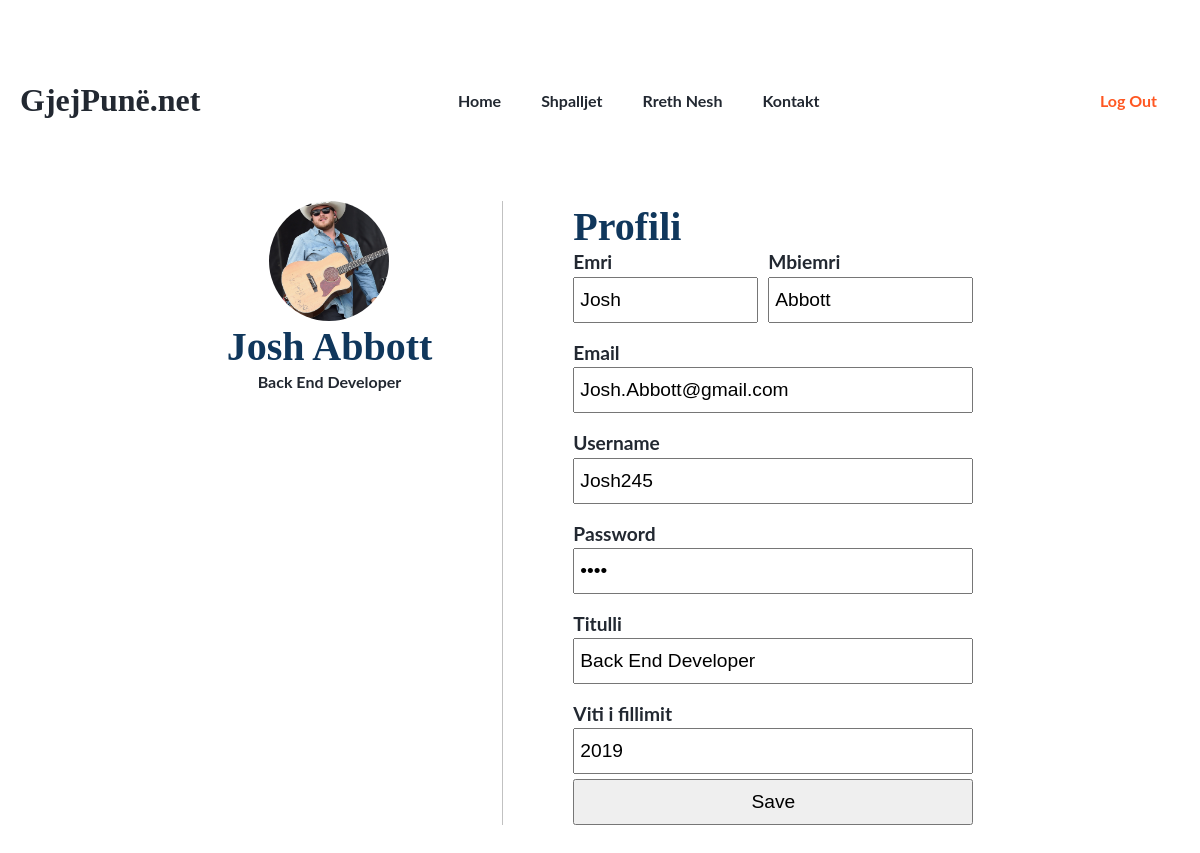
The app's page /view/userProfile.php?id=Josh140 (signed in) with its own data.
### tables this page shows
CREATE TABLE `user` (
  `id` varchar(50) NOT NULL,
  `name` varchar(50) NOT NULL,
  `surname` varchar(50) NOT NULL,
  `username` varchar(50) NOT NULL,
  `email` varchar(50) NOT NULL,
  `password` varchar(50) NOT NULL,
  `role` varchar(50) NOT NULL,
  `puna` varchar(50) NOT NULL,
  `pervoja` int(100) NOT NULL,
  `picture` varchar(255) NOT NULL
);

### repository/userRepository.php (called while the page is built, shortened)
<?php
class UserRepository {
    private $connection;
    function __construct() {
        $conn = new DatabaseConnection;
        $this->connection = $conn->startConnection();
    }
    function getAllUsers() {
        $conn = $this->connection;
        $sql = "SELECT * FROM user";
        $statement = $conn->query($sql);
        $users = $statement->fetchAll();
        return $users;
    }
    function getUserById($id) {
        $conn = $this->connection;
        $sql = "SELECT * FROM user where ID = '$id'";
        $statement = $conn->query($sql);
        $user = $statement->fetch();
        return $user;
    }
}
?>

### view/userProfile.php (the view, shortened to what this page needs)
<?php
    include_once '../repository/userRepository.php';
    $userId = $_GET['id'];
    $userRepository = new UserRepository();
    $user = $userRepository->getUserById($userId);
    $users = $userRepository->getAllUsers();
    if (!isset($_SESSION['username'])) {
        header("location: index.php");
    }
    else {
?>
<!DOCTYPE html>
<html lang="en">
<head>
    <link rel="stylesheet" href="css/reset.css">
    <link rel="stylesheet" href="css/default-styles.css">
    <link rel="stylesheet" href="css/responsive.css" />
</head>
<body>
    <header>
        <nav class="container">
          <a href="index.php"><h3>GjejPunë.net</h3></a>
          <ul class="navbar-links">
            <li><a href="index.php">Home</a></li>
            <li><a href="shpalljet.php">Shpalljet</a></li>
            <li><a href="about-us.php">Rreth Nesh</a></li>
            <li><a href="contact.php">Kontakt</a></li>
          </ul>
          <?php include "../controller/loginButtons.php";?>
        </nav>
    </header>
    <main>
        <div class="main-left">
            <div class="container">
                <?php
                    if ($user['picture'] != '') {
                        echo "<img src='img/$user[picture]'>";
                    }
                ?>
                <h2><?php echo $_SESSION['name']." ".$_SESSION['surname']?></h2>
                <h5><?php echo $user['puna']?></h5>
            </div>
        </div>
        <div class="main-center">
            <div class="container">
                <h2>Profili</h2>
                <form action="" method="post">
                    <div class="flex">
                        <div>
                            <label for="name">Emri</label>
                            <input type="text" placeholder="Name" name="name" value="<?= $user['name'] ?>">
                        </div>
                        <div>
                            <label for="surname">Mbiemri</label>
                            <input type="text" placeholder="Surname" name="surname" value="<?= $user['surname'] ?>">
                        </div>
                    </div>
                    <label for="email">Email</label>
                    <input type="text" placeholder="Email" name="email" value="<?= $user['email'] ?>">
                    <label for="username">Username</label>
                    <input type="text" placeholder="Username" name="username" value="<?= $user['username'] ?>">
                    <label for="password">Password</label>
                    <input type="password" placeholder="Password" name="password" value="<?= $user['password'] ?>">
                    <label for="puna">Titulli</label>
                    <input type="text" name="puna" value="<?= $user['puna'] ?>">
                    <label for="experience">Viti i fillimit</label>
                    <input type="number" name="experience" value="<?= $user['pervoja'] ?>">
                    <input type="submit" name="saveBtn" value="Save">
                </form>
            </div>
        </div>
    </main>
</body>
</html>
<?php
    }
?>

### view/css/default-styles.css (style rules this page uses)
.navbar-links { display: flex; }
nav.container { display: flex; justify-content: space-between; align-items: center; margin: 75px auto; }
.navbar-links li { padding: 0 20px; }
nav h3 { font-family: "Playfair Display"; font-weight: bolder; }
body, .section-introduction { font-family: "Lato"; font-style: normal; font-weight: bold; font-size: 16px; line-height: 120%; color: #222831; }
:root { --primary: #10375C; --primaryDark: #0D2C4A; --secondaryDark: #DD2C00; --secondaryLight: #FF5722; --paragraph: #6A6A6A; }
h2 { font-family: "Lora"; font-style: normal; font-weight: bold; font-size: 40px; line-height: 51px; color: var(--primary); }
h3 { font-family: "Lato"; font-style: normal; font-weight: 400; font-size: 40px; font-size: 3rem; line-height: 51px; columns: white; }
nav h3 { font-size: 2rem; }
.container { margin: 0 auto; max-width: 1200px; padding: 0 20px; width: 100%; }
.flex, .flex-responsive { display: flex; align-items: center; }
form label { font-size: 1.2rem; margin-top: 20px; }
form { max-width: 400px; margin: 0 auto; display: flex; flex-direction: column; }
form input { padding: 10px 5px; font-size: 1.2rem; margin-top: 5px; }
main, header, footer { transition: all 0.1s ease-in-out; }

### view/userProfile.php (style rules this page uses)
form input { width: 100%; }
form .flex div:first-of-type { margin-right: 5px; }
form .flex div:last-of-type { margin-left: 5px; }
.main-left { border-right: 1px solid rgb(193, 193, 193); padding-right: 50px; }
.main-center { padding-left: 50px; }
.main-left img { width: 120px; height: 120px; border-radius: 50%; object-fit: cover; }
main { display: flex; justify-content: center; padding-bottom: 100px; }
* , *:before, *:after { box-sizing: border-box; -moz-box-sizing: border-box; -webkit-box-sizing: border-box; -ms-box-sizing: border-box; }
.main-left .container { display: flex; flex-direction: column; align-items: center; }

### records on screen
user: picture (picture), puna "Back End Developer", name "Josh", surname "Abbott", email "Josh.Abbott@gmail.com", username "Josh245", experience "2019"

### other values on screen
$_SESSION['name'] "Josh"
$_SESSION['surname'] "Abbott"
